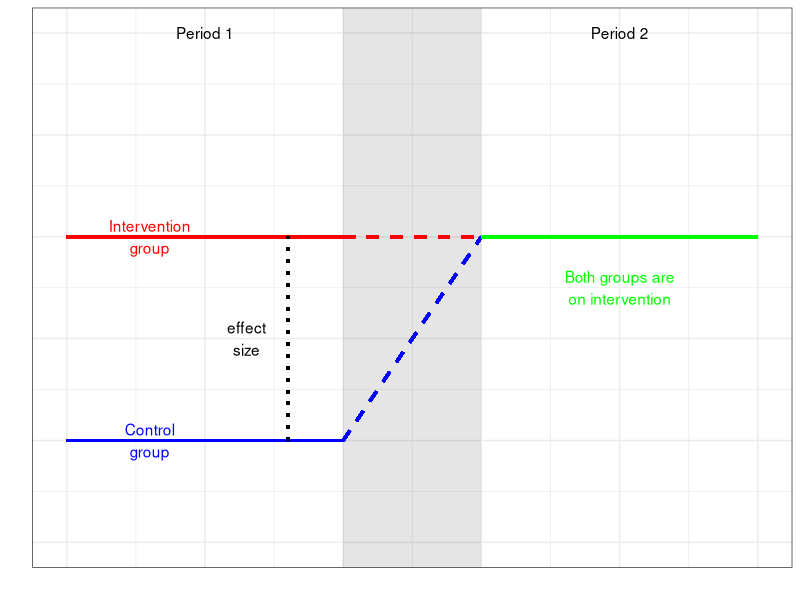
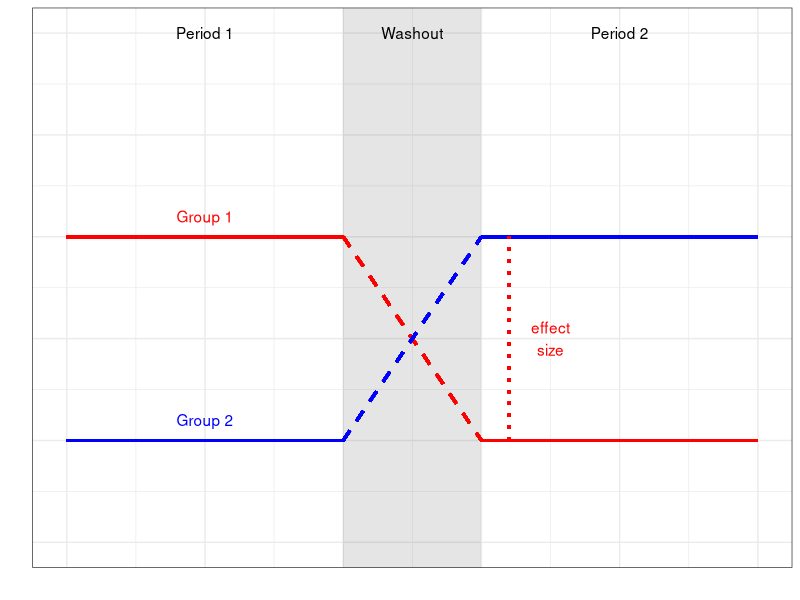

These figures' R source, in order:
## ---- chunk 1
list_of_packages<-c("tidyverse","kableExtra","knitr","ggpubr")
new.packages <- list_of_packages[!(list_of_packages %in% installed.packages()[,"Package"])]
if(length(new.packages))install.packages(new.packages,dependencies = TRUE)

library(tidyverse)
library(kableExtra)
library(knitr)
library(ggpubr)

## ---- chunk 2
options(kableExtra.html.bsTable = T)
#reference: "An introduction to randomized controlled clinical trials" by J.N.S. Matthews.

alloc.mat<-as.data.frame(matrix(c("A","B","B","A"),2,2))
colnames(alloc.mat)<-c("Period 1", "Period 2")
rownames(alloc.mat)<-c("Group 1", "Group 2")



knitr::kable(alloc.mat,escape = F, align = "c", booktabs = T, caption = 'Treatment Allocation Matrix') %>%
  kable_styling(c("striped", "bordered"), latex_options = "striped", full_width = F) %>%
  column_spec(1, bold = T) 
## ---- chunk 3

#simulate some data based on a known structure
set.seed(123)
dat <- data.frame(x = runif(100, 1, 3.5), x2 = rnorm(100,0,0.25))
dat$intervention <- as.integer(dat$x >= 2.5)
dat$rev_intervention <- as.factor(as.integer(dat$x < 2.5))
dat$y <- 3 + 0.0001 * dat$x + 0.02 * dat$x2 + 4 * (dat$x >= 2.5) + rnorm(100,0,0.5)

for(i in 1:100)
{
if(dat$x[i]>2&dat$x[i]<2.5){dat$intervention[i]=2}
}
dat$intervention<-as.factor(dat$intervention)
newdat1<-dat[dat$intervention==0,]
newdat2<-dat[dat$intervention==1,]
newdat3<-dat[dat$intervention==2,]

mod1 <- lm(y~x,newdat1)
mod2 <- lm(y~x,newdat2)
 #plots for lmer

  ggplot(dat[!dat$intervention==2,], aes(x = x, y = y)) + 
   theme_bw()+ theme(legend.position = "top",strip.text=element_text(size=12),axis.text=element_text(size=12),axis.title=element_text(size=12,face="bold"))+ xlab("")+ylab("") +
   annotate("text",x=1.5,y=8,label="Period 1") +
   annotate("text",x=3,y=8,label="Period 2")+
   annotate("rect",xmin=2,xmax=2.5,ymin=-Inf,ymax=Inf, alpha=0.1, fill="black")+
   geom_segment(aes(x=1,y=6,xend = 2, yend = 6),col="red",size=1) +
   geom_segment(aes(x=2,y=6,xend = 2.5, yend = 6),col="red",linetype="dashed",size=1) +
   geom_segment(aes(x=2,y=4,xend = 2.5, yend = 6),col="blue",linetype="dashed",size=1)+
   geom_segment(aes(x=1,y=4,xend = 2, yend = 4),col="blue",size=1) +
   geom_segment(aes(x=2.5,y=6,xend = 3.5, yend = 6),col="green",size=1)+ylim(3,8)+
   geom_segment(aes(x=1.8,y=4,xend = 1.8, yend = 6),col="black",size=1,linetype="dotted")+ylim(3,8)+
   annotate("text",x=1.65,y=5,label="effect\nsize",color="black") +
   annotate("text",x=1.3,y=6,label="Intervention\ngroup",color="red") +
   annotate("text",x=1.3,y=4,label="Control\ngroup",color="blue")+theme(axis.text = element_blank(),axis.ticks = element_blank())+annotate("text",x=3,y=5.5,label="Both groups are\non intervention",color="green")

## ---- chunk 4

 ggplot(dat[!dat$intervention==2,], aes(x = x, y = y)) + 
   theme_bw()+ theme(legend.position = "top",strip.text=element_text(size=12),axis.text=element_text(size=12),axis.title=element_text(size=12,face="bold"))+ annotate("text",x=2.25,y=8,label="Washout")+xlab("")+ylab("") +
   annotate("text",x=1.5,y=8,label="Period 1") +
   annotate("text",x=3,y=8,label="Period 2")+
   annotate("rect",xmin=2,xmax=2.5,ymin=-Inf,ymax=Inf, alpha=0.1, fill="black")+
   geom_segment(aes(x=1,y=6,xend = 2, yend = 6),col="red",size=1) +
   geom_segment(aes(x=2.5,y=4,xend = 3.5, yend = 4),col="red",size=1)+
geom_segment(aes(x=2,y=6,xend = 2.5, yend = 4),col="red",linetype="dashed",size=1) +
   geom_segment(aes(x=2,y=4,xend = 2.5, yend = 6),col="blue",linetype="dashed",size=1)+
   geom_segment(aes(x=1,y=4,xend = 2, yend = 4),col="blue",size=1) +
   geom_segment(aes(x=2.5,y=6,xend = 3.5, yend = 6),col="blue",size=1)+ylim(3,8)+
   geom_segment(aes(x=2.6,y=4,xend = 2.6, yend = 6),col="red",size=1,linetype="dotted")+ylim(3,8)+
   annotate("text",x=2.75,y=5,label="effect\nsize",color="red") +
   annotate("text",x=1.5,y=6.2,label="Group 1",color="red") +
   annotate("text",x=1.5,y=4.2,label="Group 2",color="blue")+theme(axis.text = element_blank(),axis.ticks = element_blank())

#ggarrange(cross2,cross1,ncol=2,nrow=1)
